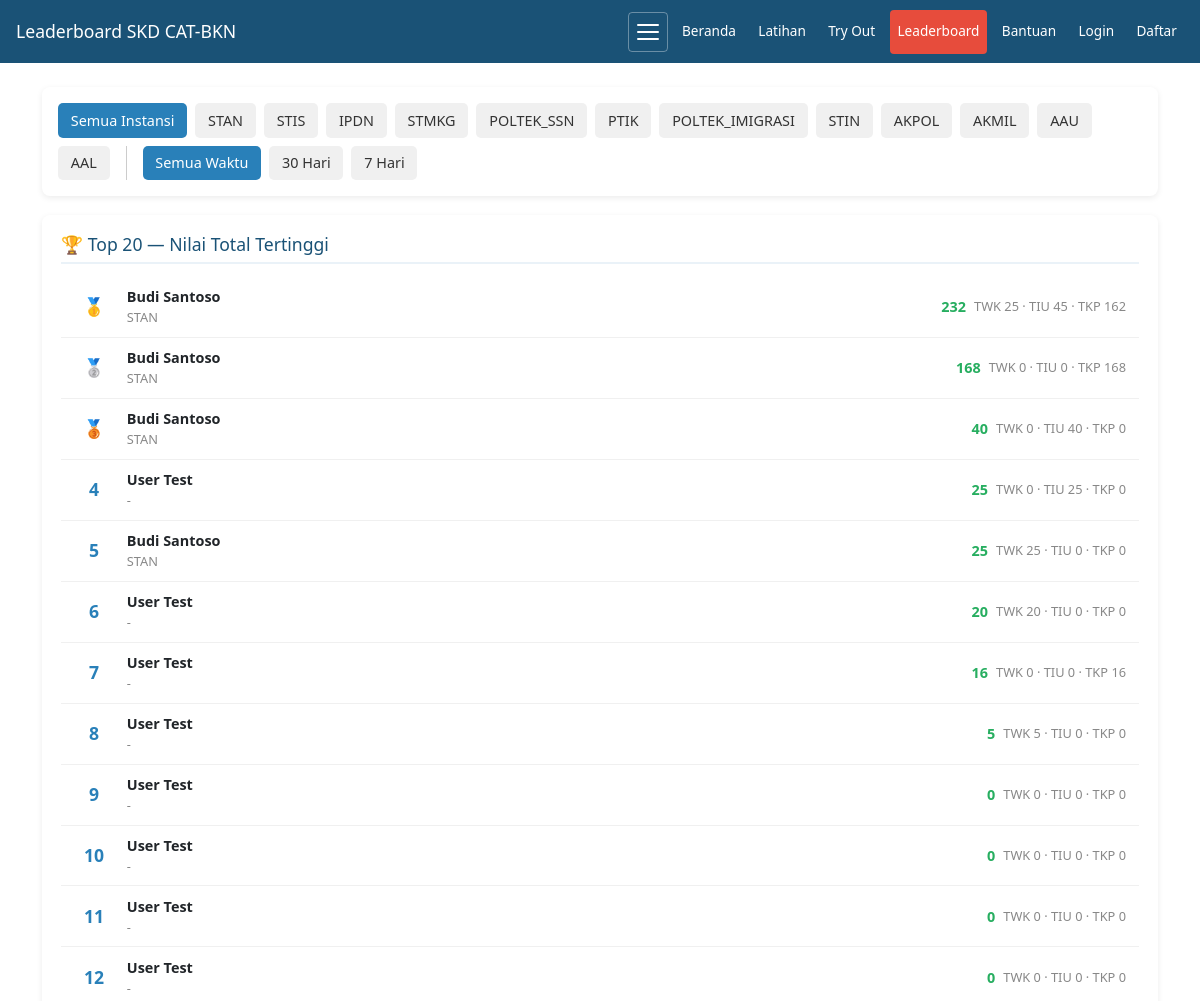
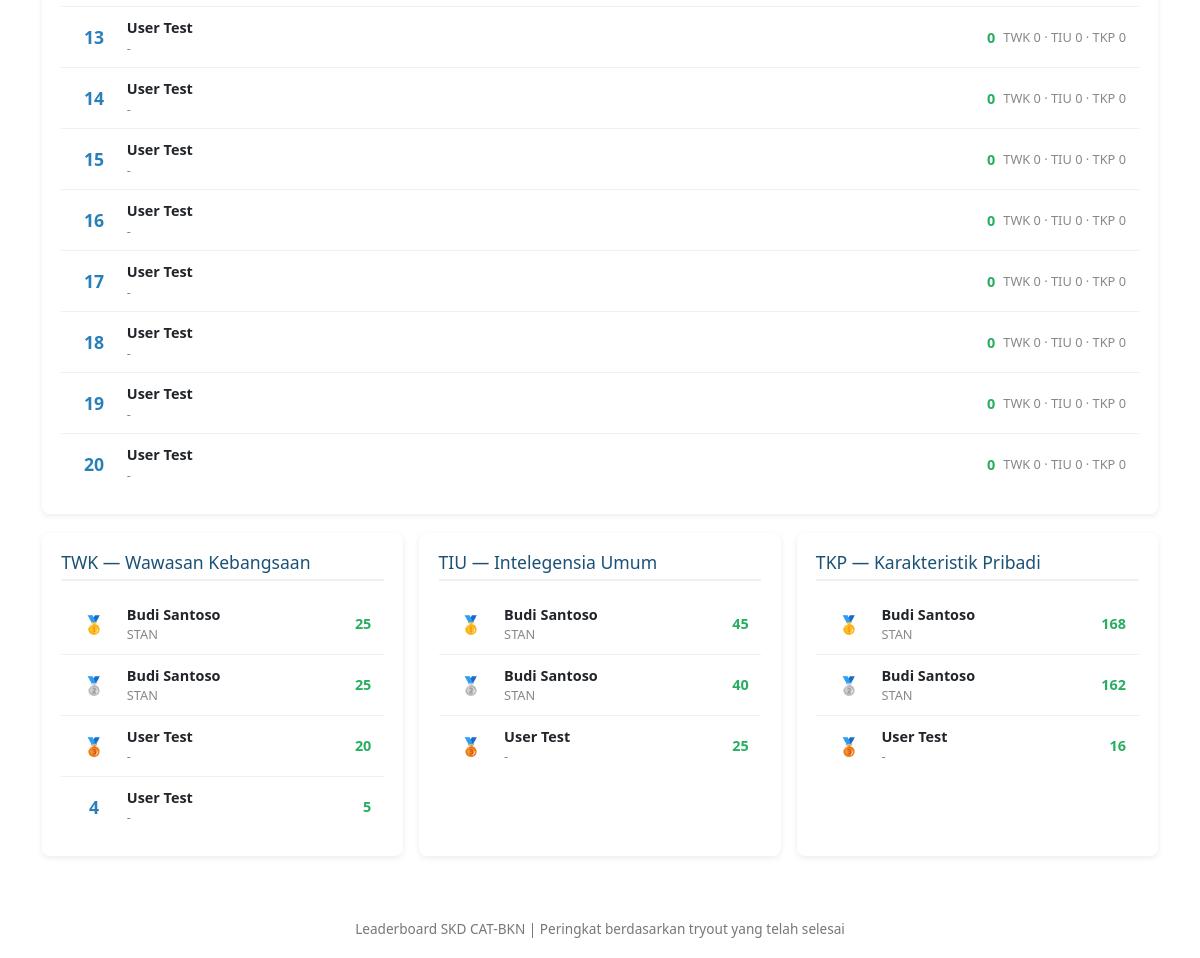
The page /pages/leaderboard.php on the database its author committed (2 pictures, top to bottom).
### tables this page shows
CREATE TABLE `instansi` (
  `id` int(11) NOT NULL,
  `kode` varchar(20) NOT NULL COMMENT 'Singkatan: STAN, STIS, IPDN, dll',
  `nama` varchar(100) NOT NULL COMMENT 'Nama lengkap instansi',
  `passing_twk` int(11) NOT NULL DEFAULT 65,
  `passing_tiu` int(11) NOT NULL DEFAULT 80,
  `passing_tkp` int(11) NOT NULL DEFAULT 126,
  `passing_total` int(11) NOT NULL DEFAULT 271,
  `deskripsi` text DEFAULT NULL COMMENT 'Info singkat instansi',
  `aktif` tinyint(1) DEFAULT 1,
  `urutan` int(11) DEFAULT 0,
  `created_at` timestamp NOT NULL DEFAULT current_timestamp()
);

CREATE TABLE `tryout_sessions` (
  `id` int(11) NOT NULL,
  `user_id` int(11) NOT NULL,
  `nama` varchar(100) NOT NULL,
  `durasi_tkp` int(11) DEFAULT 45,
  `durasi_tiu` int(11) DEFAULT 35,
  `durasi_twk` int(11) DEFAULT 30,
  `jumlah_tkp` int(11) DEFAULT 45,
  `jumlah_tiu` int(11) DEFAULT 35,
  `jumlah_twk` int(11) DEFAULT 30,
  `passing_tkp` int(11) DEFAULT 126,
  `passing_tiu` int(11) DEFAULT 80,
  `passing_twk` int(11) DEFAULT 65,
  `passing_total` int(11) DEFAULT 271,
  `waktu_mulai` datetime DEFAULT NULL,
  `waktu_selesai` datetime DEFAULT NULL,
  `nilai_tkp` int(11) DEFAULT 0,
  `nilai_tiu` int(11) DEFAULT 0,
  `nilai_twk` int(11) DEFAULT 0,
  `total_nilai` int(11) DEFAULT 0,
  `status` enum('berjalan','selesai','gagal') DEFAULT 'berjalan',
  `created_at` timestamp NOT NULL DEFAULT current_timestamp(),
  `strict_mode` tinyint(4) DEFAULT 0 COMMENT 'Strict mode: 1 = no back navigation, 0 = normal mode',
  `package_id` int(11) DEFAULT NULL COMMENT 'Reference to tryout_packages table',
  `pause_count` int(11) DEFAULT 0 COMMENT 'Number of times paused',
  `total_pause_seconds` int(11) DEFAULT 0 COMMENT 'Total paused time in seconds',
  `is_paused` tinyint(4) DEFAULT 0 COMMENT 'Currently paused: 1 = yes, 0 = no',
  `paused_at` timestamp NULL DEFAULT NULL COMMENT 'Timestamp when pause started'
);

CREATE TABLE `users` (
  `id` int(11) NOT NULL,
  `nama` varchar(100) NOT NULL,
  `email` varchar(100) DEFAULT NULL COMMENT 'Email (deprecated, gunakan no_hp)',
  `instansi_pilihan` varchar(100) DEFAULT NULL,
  `created_at` timestamp NOT NULL DEFAULT current_timestamp(),
  `role` enum('admin','user') DEFAULT 'user',
  `status` enum('active','suspended','banned') DEFAULT 'active' COMMENT 'User account status',
  `suspended_at` timestamp NULL DEFAULT NULL COMMENT 'Timestamp when user was suspended',
  `suspended_reason` text DEFAULT NULL COMMENT 'Reason for suspension',
  `instansi_id` int(11) DEFAULT NULL,
  `password_hash` varchar(255) DEFAULT NULL,
  `failed_attempts` int(11) DEFAULT 0,
  `lockout_until` datetime DEFAULT NULL,
  `instansi` varchar(100) DEFAULT NULL,
  `no_hp` varchar(20) DEFAULT NULL COMMENT 'Nomor HP untuk login (08xx)',
  `sekolah_asal` varchar(100) DEFAULT NULL COMMENT 'Nama sekolah asal (SMA/SMK/MA)',
  `tahun_tamat` int(11) DEFAULT NULL COMMENT 'Tahun tamat sekolah',
  `foto_profil` varchar(255) DEFAULT NULL COMMENT 'Path to profile photo',
  `tanggal_lahir` date DEFAULT NULL COMMENT 'Tanggal lahir user',
  `jenis_kelamin` enum('L','P') DEFAULT NULL COMMENT 'Jenis kelamin: L=Laki-laki, P=Perempuan',
  `alamat` text DEFAULT NULL COMMENT 'Alamat lengkap user',
  `show_leaderboard` tinyint(1) DEFAULT 1 COMMENT 'Show profile in leaderboard: 1=show, 0=hide',
  `notification_preference` enum('push','browser','both','none') DEFAULT 'browser' COMMENT 'Preferensi notifikasi',
  `language` varchar(5) DEFAULT 'id' COMMENT 'Bahasa: id=en, en=english',
  `theme` varchar(10) DEFAULT 'light' COMMENT 'Tema: light/dark',
  `font_size` varchar(10) DEFAULT 'medium' COMMENT 'Ukuran font: small/medium/large'
);

### helpers.php (called while the page is built, shortened)
<?php
function e(string $text): string
{
    return htmlspecialchars($text, ENT_QUOTES, 'UTF-8');
}

### pages/leaderboard.php (the view, shortened to what this page needs)
<?php
require '../config.php';
require '../helpers.php';
$instansiList = $pdo->query("SELECT id, kode, nama FROM instansi WHERE aktif = 1 ORDER BY urutan, nama")->fetchAll();
$period = $_GET['period'] ?? 'all';
$instansiFilter = $_GET['instansi'] ?? '';
$where = "ts.status = 'selesai' AND (u.show_leaderboard = 1 OR u.show_leaderboard IS NULL)";
$params = [];
$sqlTotal = "
    SELECT
        u.id as user_id,
        u.nama, u.instansi,
        ts.total_nilai,
        ts.nilai_twk, ts.nilai_tiu, ts.nilai_tkp,
        ts.waktu_mulai
    FROM tryout_sessions ts
    JOIN users u ON ts.user_id = u.id
    WHERE $where
    ORDER BY ts.total_nilai DESC
    LIMIT 20
";
$totalStmt = $pdo->prepare($sqlTotal);
$totalStmt->execute($params);
$topTotal = $totalStmt->fetchAll();
$topSubtes = [];
foreach (['TWK','TIU','TKP'] as $s) {
    $col = "nilai_" . strtolower($s);
    $whereSubtes = "ts.status = 'selesai' AND ts.$col > 0 AND (u.show_leaderboard = 1 OR u.show_leaderboard IS NULL)";
    $paramsSubtes = [];
    $stmt = $pdo->prepare("
        SELECT u.nama, u.instansi, ts.$col as nilai, ts.waktu_mulai
        FROM tryout_sessions ts
        JOIN users u ON ts.user_id = u.id
        WHERE $whereSubtes
        ORDER BY ts.$col DESC
        LIMIT 10
    ");
    $stmt->execute($paramsSubtes);
    $topSubtes[$s] = $stmt->fetchAll();
}
?>
<!DOCTYPE html>
<html lang="id">
<head>
</head>
<body>
<?php require '../includes/navigation.php'; ?>
<div class="container" id="main-content">
<div class="filter-bar">
    <a href="?period=<?= $period ?>&instansi=" class="<?= !$instansiFilter?'active':'' ?>">Semua Instansi</a>
    <?php foreach ($instansiList as $i): ?>
    <a href="?period=<?= $period ?>&instansi=<?= $i['kode'] ?>" class="<?= $instansiFilter===$i['kode']?'active':'' ?>"><?= e($i['kode']) ?></a>
    <?php endforeach; ?>
    <a href="?period=all&instansi=<?= $instansiFilter ?>" class="<?= $period==='all'?'active':'' ?>">Semua Waktu</a>
    <a href="?period=month&instansi=<?= $instansiFilter ?>" class="<?= $period==='month'?'active':'' ?>">30 Hari</a>
    <a href="?period=week&instansi=<?= $instansiFilter ?>" class="<?= $period==='week'?'active':'' ?>">7 Hari</a>
</div>
<div class="section">
<h2>🏆 Top 20 — Nilai Total Tertinggi</h2>
<?php if (empty($topTotal)): ?>
<div class="empty">Belum ada data tryout yang selesai.</div>
<?php else: ?>
<?php foreach ($topTotal as $i => $r):
    $medal = '';
    if ($i === 0) $medal = '🥇';
    elseif ($i === 1) $medal = '🥈';
    elseif ($i === 2) $medal = '🥉';
    $badgeHtml = '';
?>
<div class="rank-row">
    <div class="rank-num"><?= $medal ?: ($i + 1) ?></div>
    <div class="rank-name">
        <div><strong><?= e($r['nama']) ?></strong><?= $badgeHtml ?></div>
        <div style="font-size:.8rem;color:#888"><?= e($r['instansi'] ?: '-') ?></div>
    </div>
    <div class="rank-score"><?= $r['total_nilai'] ?></div>
    <div class="rank-detail">TWK <?= $r['nilai_twk'] ?> · TIU <?= $r['nilai_tiu'] ?> · TKP <?= $r['nilai_tkp'] ?></div>
</div>
<?php endforeach; ?>
<?php endif; ?>
</div>
<div class="grid-3">
<?php foreach (['TWK'=>'Wawasan Kebangsaan','TIU'=>'Intelegensia Umum','TKP'=>'Karakteristik Pribadi'] as $sub => $label): ?>
<div class="section">
    <h2><?= $sub ?> — <?= $label ?></h2>
    <?php if (empty($topSubtes[$sub])): ?>
    <div class="empty">Belum ada data.</div>
    <?php else: ?>
    <?php foreach ($topSubtes[$sub] as $i => $r):
        $medal = '';
        if ($i === 0) $medal = '🥇';
        elseif ($i === 1) $medal = '🥈';
        elseif ($i === 2) $medal = '🥉';
    ?>
    <div class="rank-row">
        <div class="rank-num"><?= $medal ?: ($i + 1) ?></div>
        <div class="rank-name">
            <div><strong><?= e($r['nama']) ?></strong></div>
            <div style="font-size:.8rem;color:#888"><?= e($r['instansi'] ?: '-') ?></div>
        </div>
        <div class="rank-score"><?= $r['nilai'] ?></div>
    </div>
    <?php endforeach; ?>
    <?php endif; ?>
</div>
<?php endforeach; ?>
</div>
</div>
<div class="footer">
Leaderboard SKD CAT-BKN | Peringkat berdasarkan tryout yang telah selesai
</div>
</body>
</html>

### pages/leaderboard.php (style rules this page uses)
* { box-sizing:border-box;margin:0;padding:0 }
body { font-family:'Segoe UI',Arial,sans-serif;background:#f5f7fa;color:#222;line-height:1.6 }
.container { max-width:900px;margin:1.5rem auto;padding:0 1rem }
.filter-bar { background:#fff;border-radius:8px;padding:1rem;box-shadow:0 2px 6px rgba(0,0,0,.08);margin-bottom:1.2rem;display:flex;gap:.5rem;flex-wrap:wrap }
.filter-bar a { display:inline-block;padding:.4rem .8rem;border-radius:5px;text-decoration:none;font-size:.9rem;color:#333;background:#f0f0f0 }
.filter-bar a.active { background:#2980b9;color:#fff }
.section { background:#fff;border-radius:8px;padding:1.2rem;box-shadow:0 2px 6px rgba(0,0,0,.08);margin-bottom:1.2rem }
.section h2 { color:#1a5276;font-size:1.1rem;margin-bottom:.8rem;border-bottom:2px solid #eaf2f8;padding-bottom:.4rem }
.rank-row { display:flex;align-items:center;padding:.6rem .8rem;border-bottom:1px solid #f0f0f0;font-size:.9rem }
.rank-row:last-child { border-bottom:none }
.rank-num { width:40px;font-weight:bold;color:#2980b9;font-size:1.1rem;text-align:center }
.rank-name { flex:1;padding:0 .8rem }
.rank-score { font-weight:bold;color:#27ae60;min-width:60px;text-align:right }
.rank-detail { color:#888;font-size:.8rem;margin-left:auto;padding-left:.5rem }
.grid-3 { display:grid;grid-template-columns:repeat(auto-fit,minmax(260px,1fr));gap:1rem }
.footer { text-align:center;padding:1.2rem;color:#777;font-size:.85rem;margin-top:1.5rem }

### rows shown on the page
instansi: kode "STAN"
instansi: kode "STIS"
instansi: kode "IPDN"
instansi: kode "STMKG"
instansi: kode "POLTEK_SSN"
instansi: kode "PTIK"
instansi: kode "POLTEK_IMIGRASI"
instansi: kode "STIN"
instansi: kode "AKPOL"
instansi: kode "AKMIL"
instansi: kode "AAU"
instansi: kode "AAL"
tryout_sessions: i "🥇", user.nama "Budi Santoso", user.instansi "STAN", total_nilai "232", nilai_twk "25", nilai_tiu "45", nilai_tkp "162", i "🥈"
tryout_sessions: i "🥈", user.nama "Budi Santoso", user.instansi "STAN", total_nilai "168", nilai_twk "0", nilai_tiu "0", nilai_tkp "168", i "🥇"
tryout_sessions: i "🥉", user.nama "Budi Santoso", user.instansi "STAN", total_nilai "40", nilai_twk "0", nilai_tiu "40", nilai_tkp "0", i "🥈"
tryout_sessions: i "4", user.nama "User Test", user.instansi "-", total_nilai "25", nilai_twk "0", nilai_tiu "25", nilai_tkp "0", i "🥉"
tryout_sessions: i "5", user.nama "Budi Santoso", user.instansi "STAN", total_nilai "25", nilai_twk "25", nilai_tiu "0", nilai_tkp "0", i "🥈"
tryout_sessions: i "6", user.nama "User Test", user.instansi "-", total_nilai "20", nilai_twk "20", nilai_tiu "0", nilai_tkp "0", i "🥉"
tryout_sessions: i "7", user.nama "User Test", user.instansi "-", total_nilai "16", nilai_twk "0", nilai_tiu "0", nilai_tkp "16", i "🥉"
tryout_sessions: i "8", user.nama "User Test", user.instansi "-", total_nilai "5", nilai_twk "5", nilai_tiu "0", nilai_tkp "0", i "4"
tryout_sessions: i "9", user.nama "User Test", user.instansi "-", total_nilai "0", nilai_twk "0", nilai_tiu "0", nilai_tkp "0"
tryout_sessions: i "10", user.nama "User Test", user.instansi "-", total_nilai "0", nilai_twk "0", nilai_tiu "0", nilai_tkp "0"
tryout_sessions: i "11", user.nama "User Test", user.instansi "-", total_nilai "0", nilai_twk "0", nilai_tiu "0", nilai_tkp "0"
tryout_sessions: i "12", user.nama "User Test", user.instansi "-", total_nilai "0", nilai_twk "0", nilai_tiu "0", nilai_tkp "0"
tryout_sessions: i "13", user.nama "User Test", user.instansi "-", total_nilai "0", nilai_twk "0", nilai_tiu "0", nilai_tkp "0"
tryout_sessions: i "14", user.nama "User Test", user.instansi "-", total_nilai "0", nilai_twk "0", nilai_tiu "0", nilai_tkp "0"
tryout_sessions: i "15", user.nama "User Test", user.instansi "-", total_nilai "0", nilai_twk "0", nilai_tiu "0", nilai_tkp "0"
tryout_sessions: i "16", user.nama "User Test", user.instansi "-", total_nilai "0", nilai_twk "0", nilai_tiu "0", nilai_tkp "0"
tryout_sessions: i "17", user.nama "User Test", user.instansi "-", total_nilai "0", nilai_twk "0", nilai_tiu "0", nilai_tkp "0"
tryout_sessions: i "18", user.nama "User Test", user.instansi "-", total_nilai "0", nilai_twk "0", nilai_tiu "0", nilai_tkp "0"
tryout_sessions: i "19", user.nama "User Test", user.instansi "-", total_nilai "0", nilai_twk "0", nilai_tiu "0", nilai_tkp "0"
tryout_sessions: i "20", user.nama "User Test", user.instansi "-", total_nilai "0", nilai_twk "0", nilai_tiu "0", nilai_tkp "0"

### other values the page prints
$pageTitle "Leaderboard SKD CAT-BKN"
$sub "TWK"
$label "Wawasan Kebangsaan"
$sub "TIU"
$label "Intelegensia Umum"
$sub "TKP"
$label "Karakteristik Pribadi"
